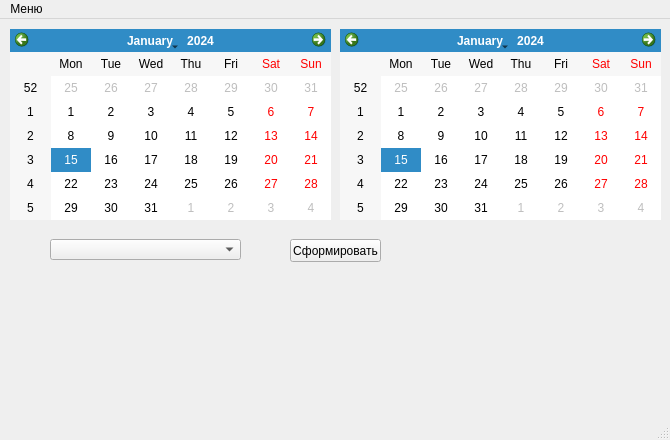
<?xml version="1.0" encoding="UTF-8"?>
<ui version="4.0">
 <class>MainWindow</class>
 <widget class="QMainWindow" name="MainWindow">
  <property name="geometry">
   <rect>
    <x>0</x>
    <y>0</y>
    <width>670</width>
    <height>440</height>
   </rect>
  </property>
  <property name="windowTitle">
   <string>Сформировать график</string>
  </property>
  <widget class="QWidget" name="centralwidget">
   <widget class="QCalendarWidget" name="fromDate">
    <property name="geometry">
     <rect>
      <x>10</x>
      <y>10</y>
      <width>321</width>
      <height>191</height>
     </rect>
    </property>
   </widget>
   <widget class="QCalendarWidget" name="tilDate">
    <property name="geometry">
     <rect>
      <x>340</x>
      <y>10</y>
      <width>321</width>
      <height>191</height>
     </rect>
    </property>
   </widget>
   <widget class="QPushButton" name="formPlot">
    <property name="geometry">
     <rect>
      <x>290</x>
      <y>220</y>
      <width>91</width>
      <height>23</height>
     </rect>
    </property>
    <property name="text">
     <string>Сформировать</string>
    </property>
   </widget>
   <widget class="QComboBox" name="dropDownListSensors">
    <property name="geometry">
     <rect>
      <x>50</x>
      <y>220</y>
      <width>191</width>
      <height>21</height>
     </rect>
    </property>
   </widget>
  </widget>
  <widget class="QMenuBar" name="menubar">
   <property name="geometry">
    <rect>
     <x>0</x>
     <y>0</y>
     <width>670</width>
     <height>21</height>
    </rect>
   </property>
   <widget class="QMenu" name="menu">
    <property name="title">
     <string>Меню</string>
    </property>
    <addaction name="openFile"/>
   </widget>
   <addaction name="menu"/>
  </widget>
  <widget class="QStatusBar" name="statusbar"/>
  <action name="action_4">
   <property name="text">
    <string>Участок нормализации</string>
   </property>
  </action>
  <action name="action_5">
   <property name="text">
    <string>Пастеризованные сливки</string>
   </property>
  </action>
  <action name="action_6">
   <property name="text">
    <string>Участок рекомбинации</string>
   </property>
  </action>
  <action name="action_7">
   <property name="text">
    <string>Пастеризатор</string>
   </property>
  </action>
  <action name="action_8">
   <property name="text">
    <string>Пастеризованное молоко</string>
   </property>
  </action>
  <action name="action_9">
   <property name="text">
    <string>Кисломолочные продукты</string>
   </property>
  </action>
  <action name="action_10">
   <property name="text">
    <string>Производство кефиров</string>
   </property>
  </action>
  <action name="action_11">
   <property name="text">
    <string>Участок смешивания</string>
   </property>
  </action>
  <action name="action_12">
   <property name="text">
    <string>Участок фасовки</string>
   </property>
  </action>
  <action name="action_13">
   <property name="text">
    <string>СИП 2-к</string>
   </property>
  </action>
  <action name="action_14">
   <property name="text">
    <string>СИП 3-к</string>
   </property>
  </action>
  <action name="action_15">
   <property name="text">
    <string>ПЭТ линия</string>
   </property>
  </action>
  <action name="actionPB1TT60">
   <property name="text">
    <string>PB1TT60</string>
   </property>
  </action>
  <action name="openFile">
   <property name="text">
    <string>Открыть файл</string>
   </property>
  </action>
 </widget>
 <resources/>
 <connections/>
</ui>
